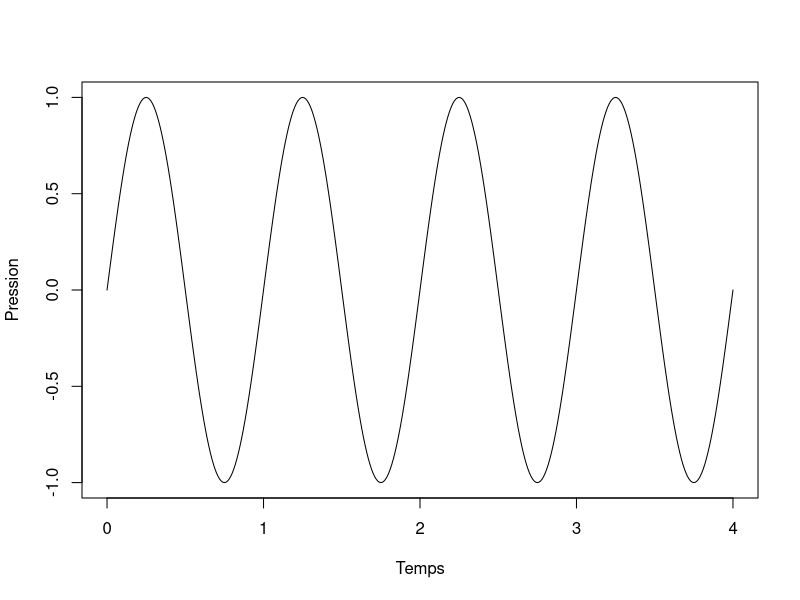
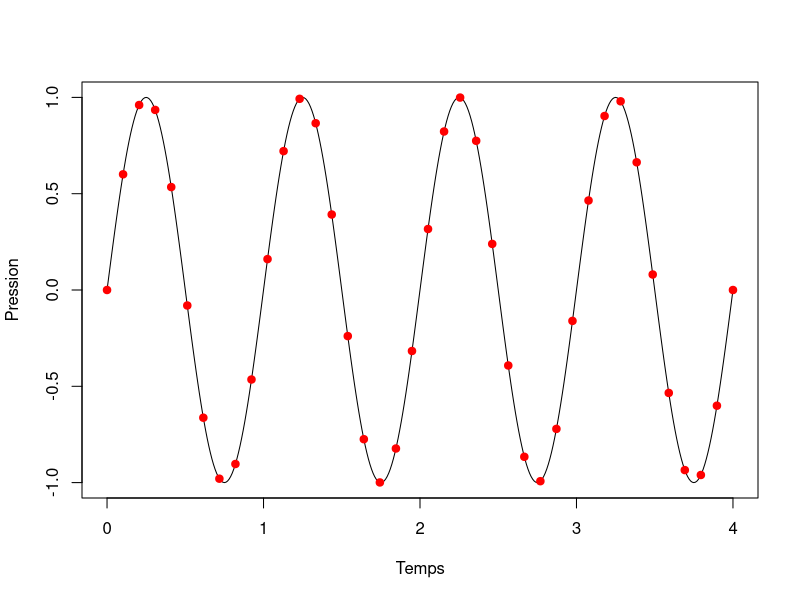
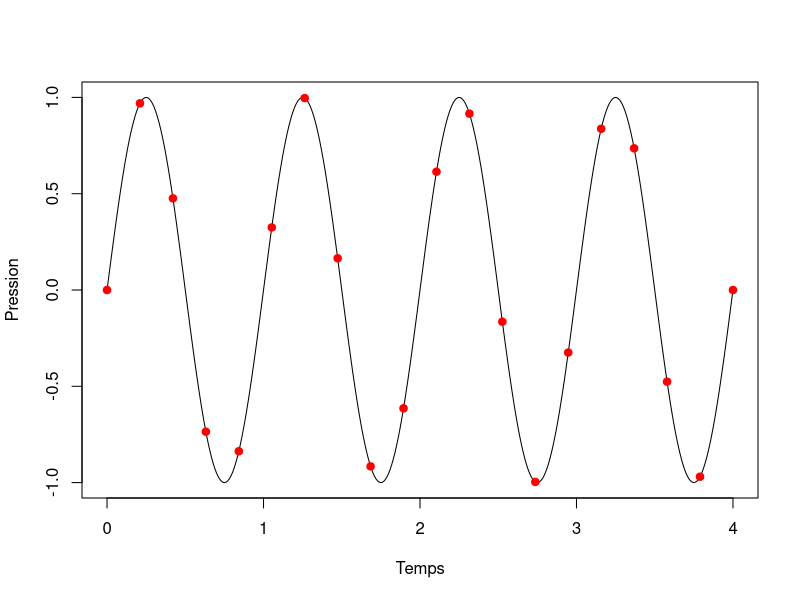
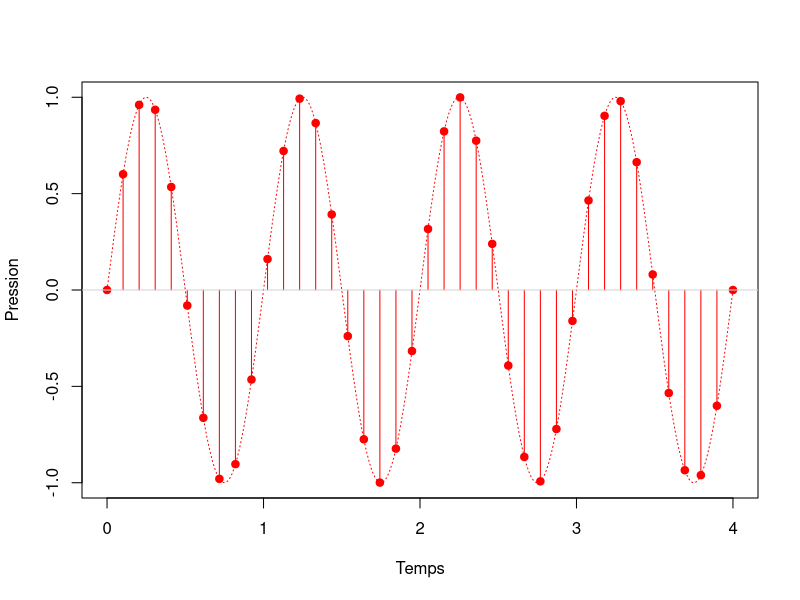
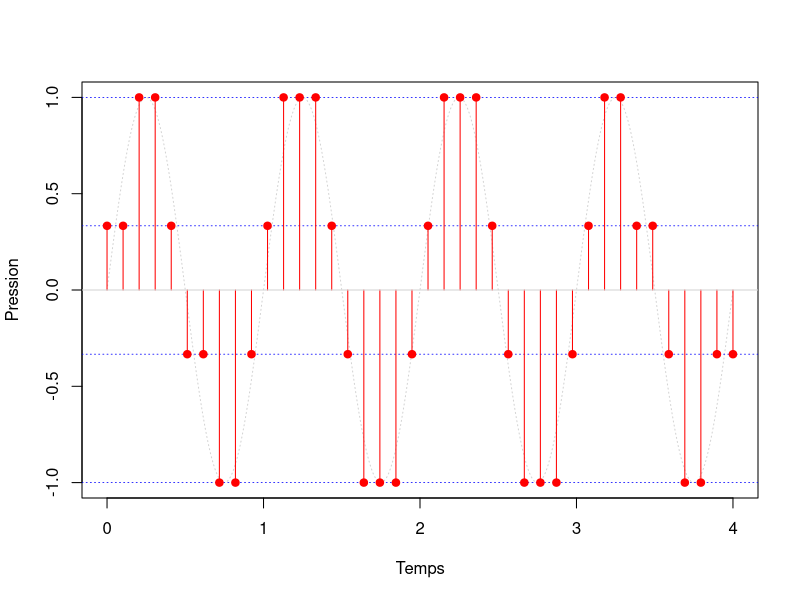
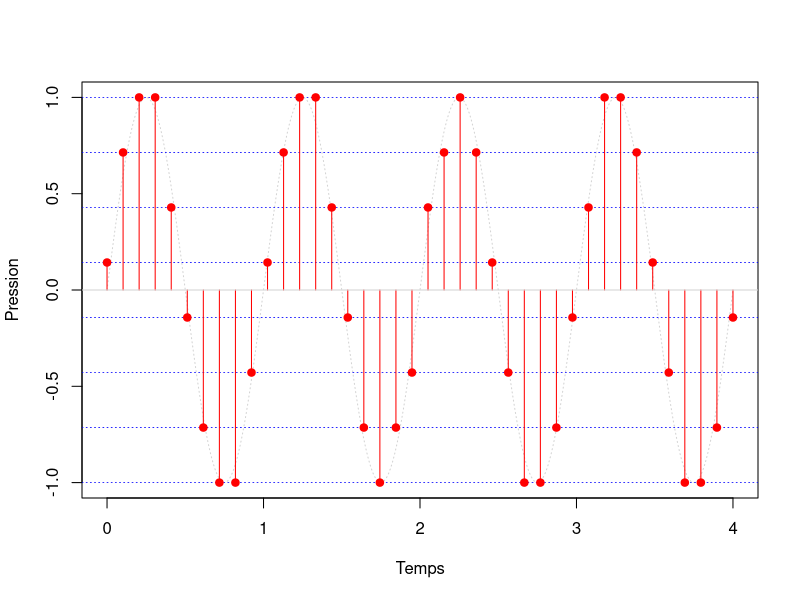
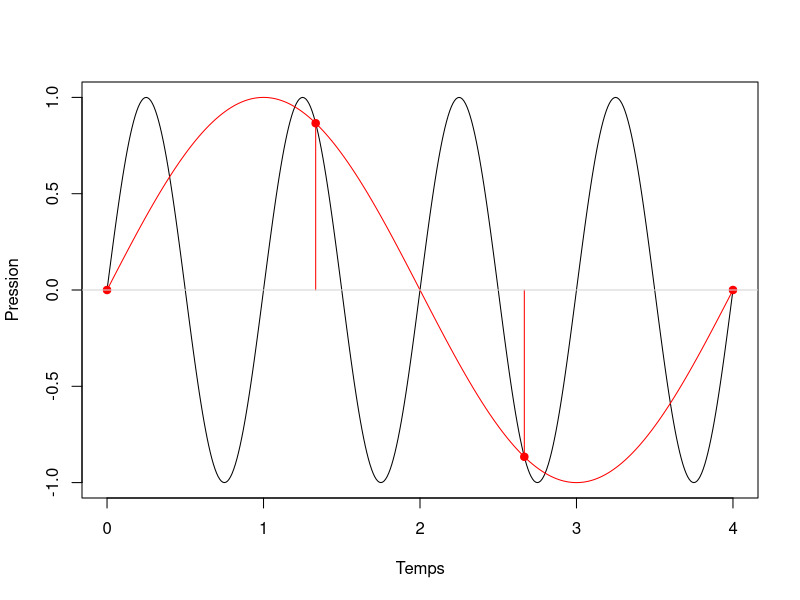

The R script that drew these images, in order:
## ---- chunk 1
knitr::opts_chunk$set(fig.path = "fr/")
## ---- chunk 2
#| code-fold: true

x = seq(0,4,0.01)
y = sin(2*pi*x)
plot(x,y,type="l",xlab="Temps", ylab="Pression")

## ---- chunk 3
#| code-fold: true

x = seq(0,4,0.01)
y = sin(2*pi*x)
plot(x,y,type="l",xlab="Temps", ylab="Pression")

sf = 10

xp = seq(0,4,length.out=4*sf)
yp = sin(2*pi*xp)

points(xp, yp, pch=19, col="red")


## ---- chunk 4
#| code-fold: true

x = seq(0,4,0.01)
y = sin(2*pi*x)
plot(x,y,type="l",xlab="Temps", ylab="Pression")

sf = 5

xp = seq(0,4,length.out=4*sf)
yp = sin(2*pi*xp)

points(xp, yp, pch=19, col="red")


## ---- chunk 5
#| code-fold: true

sf = 10

xp = seq(0,4,length.out=4*sf)
yp = sin(2*pi*xp)

plot(xp,yp,col="red",pch=19,xlab="Temps", ylab="Pression")

segments(x0=xp, y0=0, x1=xp, y1=yp, col="red")


x = seq(0,4,0.01)
y = sin(2*pi*x)
points(x,y,type="l",col="red",lty="dotted")

abline(h=0,col = "lightgray")

## ---- chunk 6
#| code-fold: true

x = seq(0,4,0.01)
y = sin(2*pi*x)

plot(x, y, type="l", col="lightgray", lty="dotted", xlab="Temps", ylab="Pression")

n_bits = 2
n_niveaux = 2^n_bits
niveaux = seq(-1, 1, length.out = n_niveaux)

abline(h = niveaux, col = "blue", lty = "dotted", lwd = 0.8)

sf = 10
xp = seq(0, 4, length.out = 4*sf)
yp = sin(2*pi*xp)

yp_quant = sapply(yp, function(v) niveaux[which.min(abs(niveaux - v))])

segments(x0 = xp, y0 = 0, x1 = xp, y1 = yp_quant, col = "red")
points(xp, yp_quant, col = "red", pch = 19)

abline(h = 0, col = "lightgray")

## ---- chunk 7
#| code-fold: true

x = seq(0,4,0.01)
y = sin(2*pi*x)

plot(x, y, type="l", col="lightgray", lty="dotted", xlab="Temps", ylab="Pression")

n_bits = 3
n_niveaux = 2^n_bits
niveaux = seq(-1, 1, length.out = n_niveaux)

abline(h = niveaux, col = "blue", lty = "dotted", lwd = 0.8)

sf = 10
xp = seq(0, 4, length.out = 4*sf)
yp = sin(2*pi*xp)

yp_quant = sapply(yp, function(v) niveaux[which.min(abs(niveaux - v))])

segments(x0 = xp, y0 = 0, x1 = xp, y1 = yp_quant, col = "red")
points(xp, yp_quant, col = "red", pch = 19)

abline(h = 0, col = "lightgray")

## ---- chunk 8
#| code-fold: true

sf = 1

x = seq(0,4,0.01)
y = sin(2*pi*x)
plot(x,y,type="l",xlab="Temps", ylab="Pression")

xp = seq(0,4,length.out=4*sf)
yp = sin(2*pi*xp)

points(xp,yp,col="red",pch=19)


ya = sin(2*pi*x*0.25)
points(x,ya,col="red",type="l")

segments(x0=xp, y0=0, x1=xp, y1=yp, col="red")



abline(h=0,col = "lightgray")
